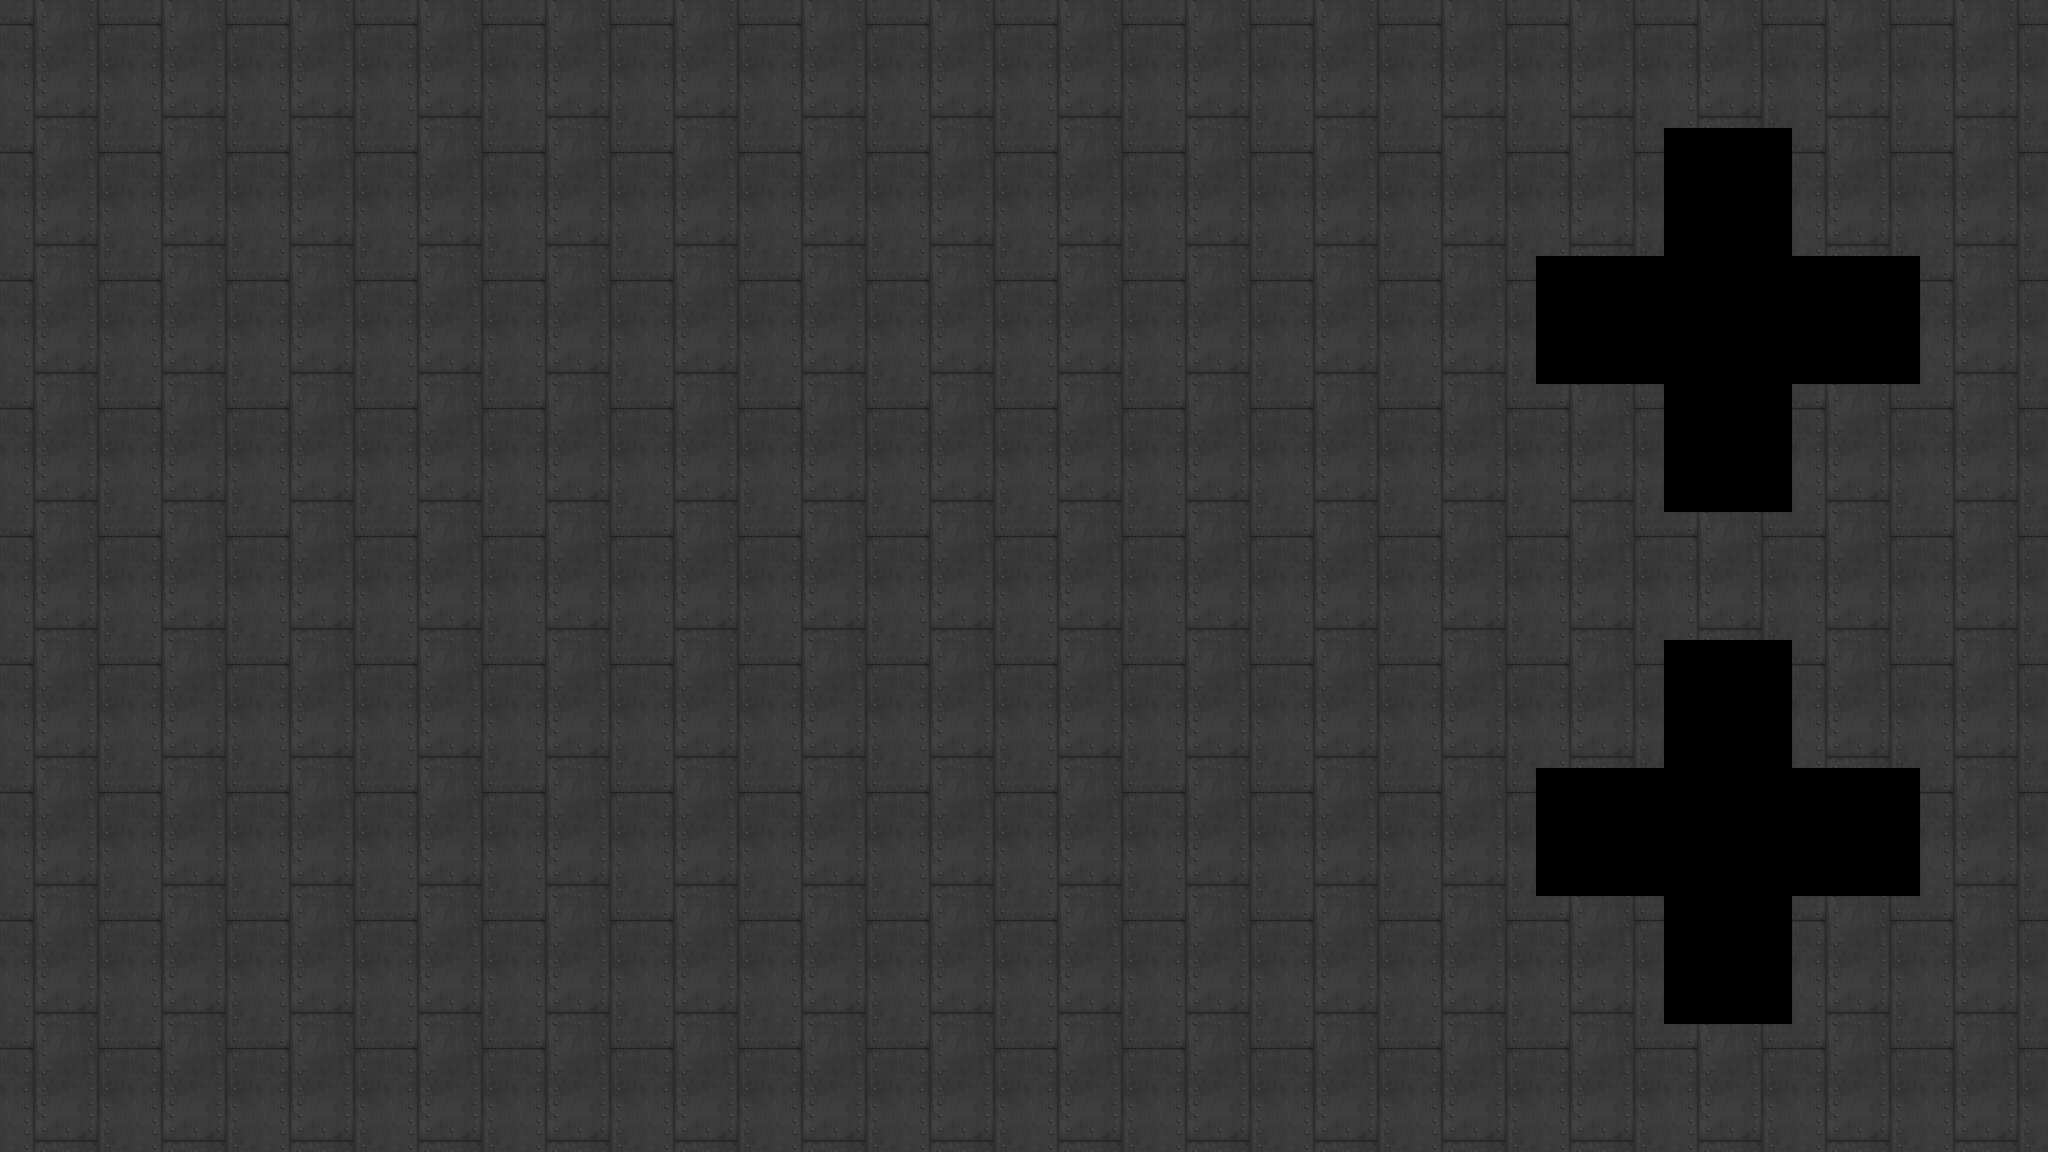

A level layout from a 2D game, rendered from its tile map. Below: a short description, then the map file with its tile-grid data intact:
An orthogonal 16x9 tile map with 256x256 px tiles, 1 tile layer (ceilings), 2 hidden layers not drawn and 3 objects (Player).

<map version="1.10" tiledversion="1.11.2" orientation="orthogonal" renderorder="right-down" width="16" height="9" tilewidth="256" tileheight="256" infinite="0" nextlayerid="7" nextobjectid="15">
 <tileset firstgid="1" source="test.tsx" />
 <layer id="5" name="floors" width="16" height="9" visible="0">
  <data encoding="csv">
8,8,8,8,8,8,8,8,8,8,8,8,8,8,8,8,
8,8,8,8,8,8,8,8,8,8,8,8,8,8,8,8,
8,8,8,8,8,8,8,8,8,8,8,8,8,8,8,8,
8,8,8,8,8,8,8,8,8,8,8,8,8,8,8,8,
8,8,8,8,8,8,8,8,8,8,8,8,8,8,8,8,
8,8,8,8,8,8,8,8,8,8,8,8,8,8,8,8,
8,8,8,8,8,8,8,8,8,8,8,8,8,8,8,8,
8,8,8,8,8,8,8,8,8,8,8,8,8,8,8,8,
8,8,8,8,8,8,8,8,8,8,8,8,8,8,8,8
</data>
 </layer>
 <layer id="6" name="ceilings" width="16" height="9">
  <data encoding="csv">
5,5,5,5,5,5,5,5,5,5,5,5,5,5,5,5,
5,5,5,5,5,5,5,5,5,5,5,5,5,0,5,5,
5,5,5,5,5,5,5,5,5,5,5,5,0,0,0,5,
5,5,5,5,5,5,5,5,5,5,5,5,5,0,5,5,
5,5,5,5,5,5,5,5,5,5,5,5,5,5,5,5,
5,5,5,5,5,5,5,5,5,5,5,5,5,0,5,5,
5,5,5,5,5,5,5,5,5,5,5,5,0,0,0,5,
5,5,5,5,5,5,5,5,5,5,5,5,5,0,5,5,
5,5,5,5,5,5,5,5,5,5,5,5,5,5,5,5
</data>
 </layer>
 <layer id="2" name="walls" width="16" height="9" visible="0">
  <data encoding="csv">
1,1,1,1,1,1,1,1,1,1,1,1,1,1,1,1,
1,0,0,0,0,1,0,0,0,0,1,0,0,0,0,1,
1,0,0,0,0,1,0,0,0,0,1,0,0,0,0,1,
1,0,0,0,0,1,0,0,0,0,1,0,0,0,0,1,
1,0,0,0,0,0,0,0,0,0,0,0,0,0,0,1,
1,0,0,0,0,1,0,0,0,0,1,0,0,0,0,1,
1,0,0,0,0,1,0,0,0,0,1,0,0,0,0,1,
1,0,0,0,0,1,0,0,0,0,1,0,0,0,0,1,
1,1,1,1,1,1,1,1,1,1,1,1,1,1,1,1
</data>
 </layer>
 <objectgroup id="3" name="player">
  <object id="8" name="Player" x="341.701" y="1145.12" width="80.2344" height="18.8438">
   <text wrap="1">Hello World</text>
  </object>
  <object id="9" x="87.1555" y="-1745.79" width="80.2344" height="18.8438">
   <text wrap="1">Hello World</text>
  </object>
  <object id="10" x="359.883" y="1090.58" width="80.2344" height="18.8438">
   <text wrap="1">Hello World</text>
  </object>
 </objectgroup>
</map>